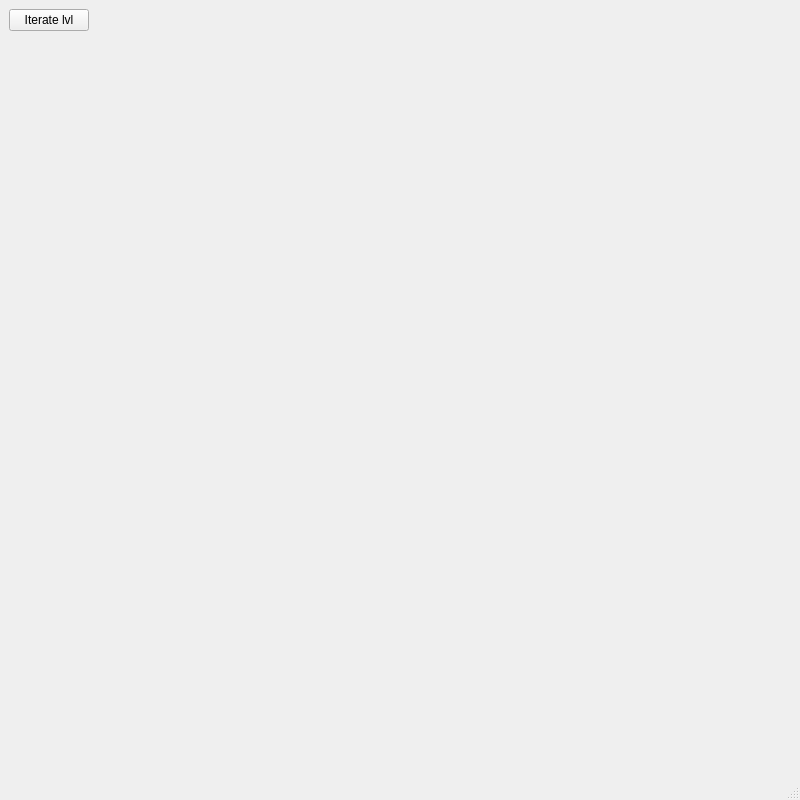
<?xml version="1.0" encoding="UTF-8"?>
<ui version="4.0">
 <class>MainWindow</class>
 <widget class="QMainWindow" name="MainWindow">
  <property name="geometry">
   <rect>
    <x>0</x>
    <y>0</y>
    <width>800</width>
    <height>800</height>
   </rect>
  </property>
  <property name="windowTitle">
   <string>MainWindow</string>
  </property>
  <widget class="QWidget" name="centralwidget">
   <widget class="QWidget" name="gridLayoutWidget">
    <property name="geometry">
     <rect>
      <x>9</x>
      <y>9</y>
      <width>781</width>
      <height>531</height>
     </rect>
    </property>
    <layout class="QGridLayout" name="gridLayout">
     <item row="0" column="1">
      <spacer name="horizontalSpacer">
       <property name="orientation">
        <enum>Qt::Horizontal</enum>
       </property>
       <property name="sizeHint" stdset="0">
        <size>
         <width>40</width>
         <height>20</height>
        </size>
       </property>
      </spacer>
     </item>
     <item row="1" column="0">
      <spacer name="verticalSpacer">
       <property name="orientation">
        <enum>Qt::Vertical</enum>
       </property>
       <property name="sizeHint" stdset="0">
        <size>
         <width>20</width>
         <height>40</height>
        </size>
       </property>
      </spacer>
     </item>
     <item row="0" column="0">
      <widget class="QPushButton" name="menuButton">
       <property name="text">
        <string>Iterate lvl</string>
       </property>
      </widget>
     </item>
    </layout>
   </widget>
  </widget>
  <widget class="QMenuBar" name="menubar">
   <property name="geometry">
    <rect>
     <x>0</x>
     <y>0</y>
     <width>800</width>
     <height>27</height>
    </rect>
   </property>
  </widget>
  <widget class="QStatusBar" name="statusbar"/>
 </widget>
 <resources/>
 <connections/>
</ui>
